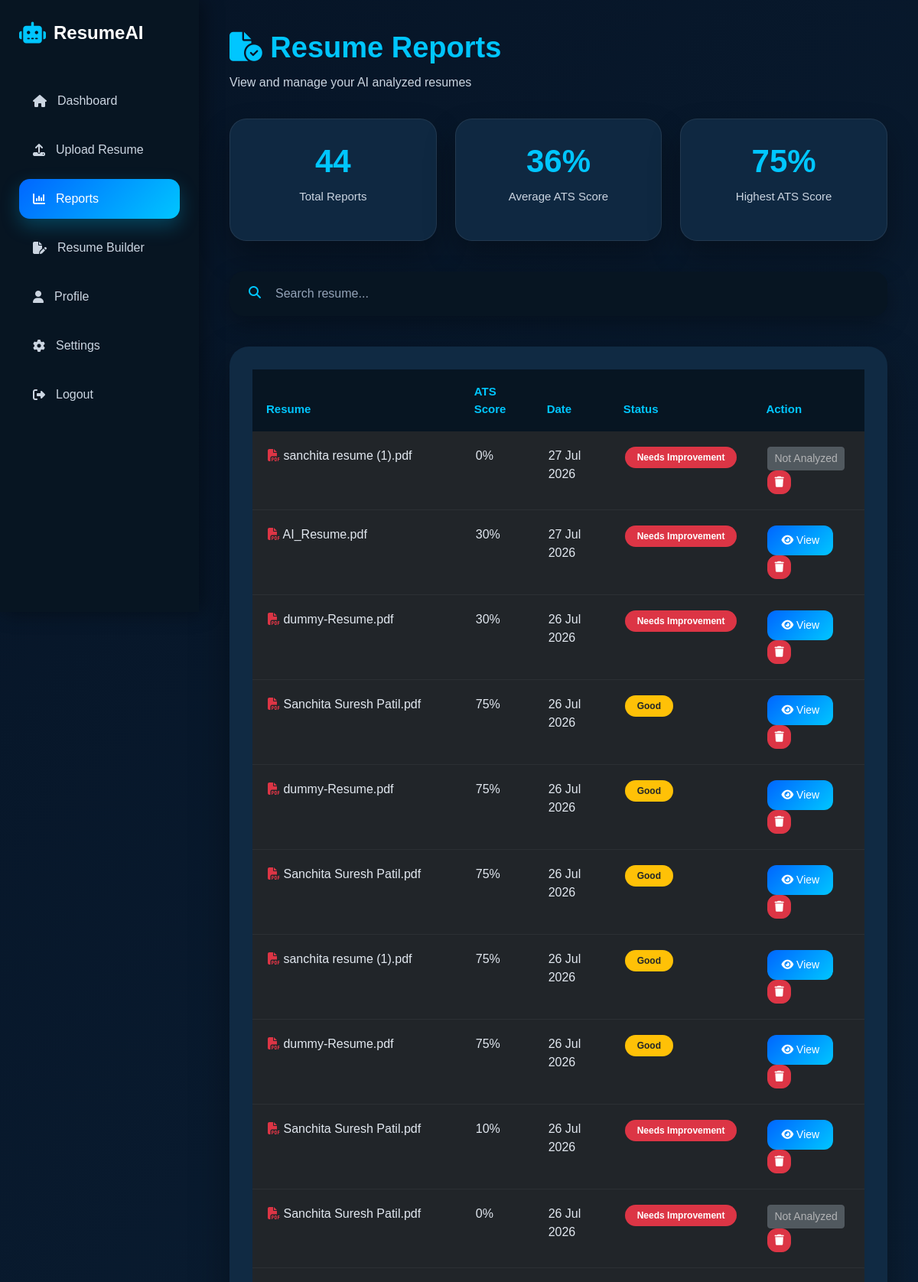
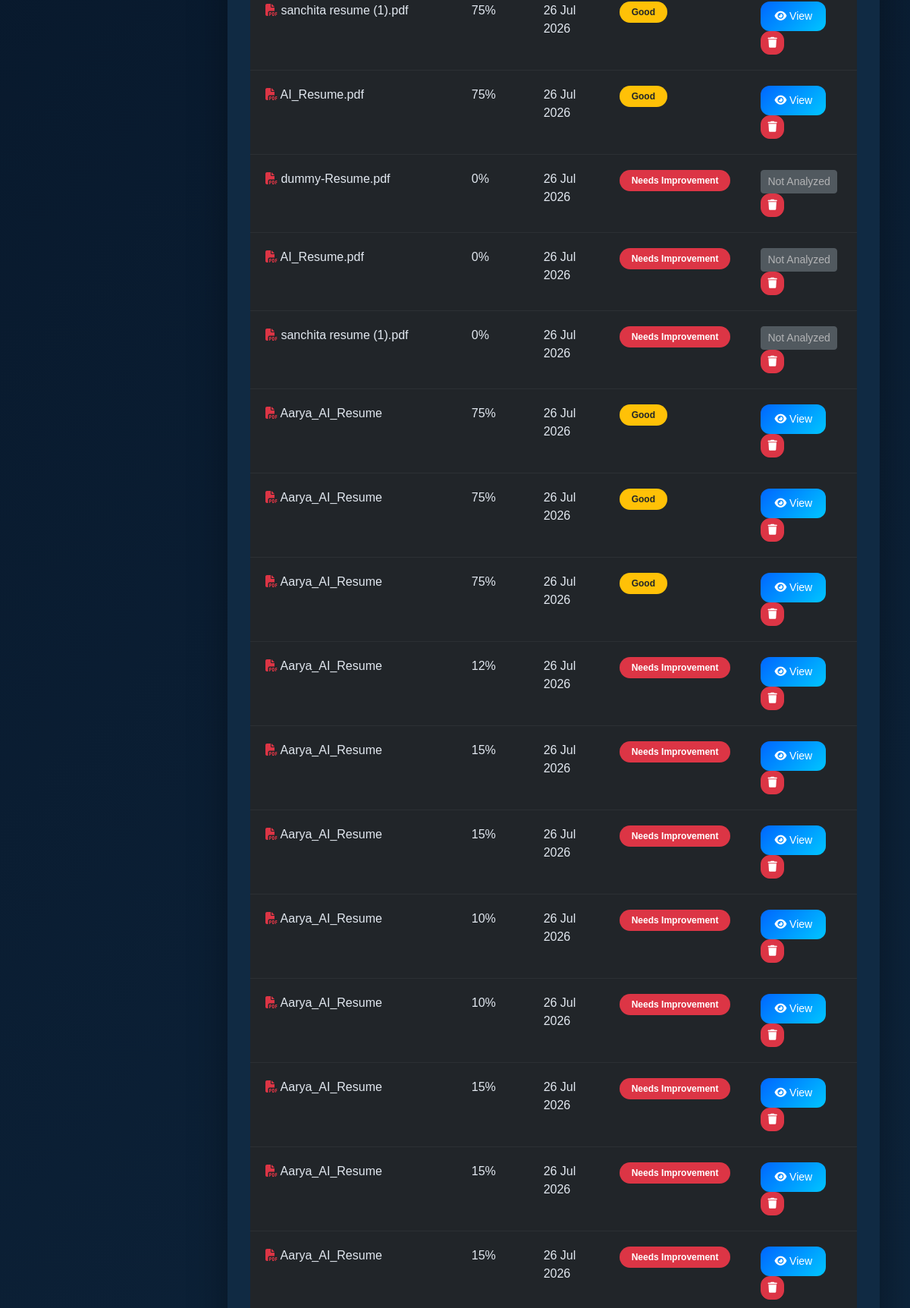
/reports.php (signed in, upper part), run on the app's committed database (2 pictures, top to bottom).
### tables this page shows
CREATE TABLE `resumes` (
  `id` int(11) NOT NULL,
  `user_id` int(11) NOT NULL,
  `resume_name` varchar(255) DEFAULT NULL,
  `resume_path` varchar(255) DEFAULT NULL,
  `resume_text` longtext DEFAULT NULL,
  `uploaded_at` timestamp NOT NULL DEFAULT current_timestamp(),
  `industry` varchar(100) DEFAULT NULL,
  `job_role` varchar(150) DEFAULT NULL,
  `analysis_mode` varchar(20) DEFAULT 'auto'
);

CREATE TABLE `resume_analysis` (
  `id` int(11) NOT NULL,
  `resume_id` int(11) NOT NULL,
  `ats_score` int(11) DEFAULT NULL,
  `strengths` text DEFAULT NULL,
  `weaknesses` text DEFAULT NULL,
  `missing_skills` text DEFAULT NULL,
  `suggestions` text DEFAULT NULL,
  `job_roles` text DEFAULT NULL,
  `interview_questions` text DEFAULT NULL,
  `improved_resume` longtext DEFAULT NULL,
  `created_at` timestamp NOT NULL DEFAULT current_timestamp()
);

### reports.php (the view, shortened to what this page needs)
<?php
require_once "config/db.php";
$user_id = $_SESSION['user_id'];
$totalReports = 0;
$q1 = mysqli_prepare(
    $conn,
    "
    SELECT COUNT(*) total
    FROM resumes
    WHERE user_id=?
    "
);
mysqli_stmt_bind_param($q1,"i",$user_id);
mysqli_stmt_execute($q1);
$r1=mysqli_stmt_get_result($q1);
if($row=mysqli_fetch_assoc($r1))
{
    $totalReports=$row['total'];
}
$averageATS=0;
$q2=mysqli_prepare(
$conn,
"
SELECT AVG(ra.ats_score) avgScore
FROM resume_analysis ra
INNER JOIN resumes r
ON ra.resume_id=r.id
WHERE r.user_id=?
"
);
mysqli_stmt_bind_param(
$q2,
"i",
$user_id
);
mysqli_stmt_execute($q2);
$r2=mysqli_stmt_get_result($q2);
if($row=mysqli_fetch_assoc($r2))
{
if($row['avgScore']!=NULL)
{
    $averageATS=round($row['avgScore']);
}
}
$highestATS=0;
$q3=mysqli_prepare(
$conn,
"
SELECT MAX(ra.ats_score) maxScore
FROM resume_analysis ra
INNER JOIN resumes r
ON ra.resume_id=r.id
WHERE r.user_id=?
"
);
mysqli_stmt_bind_param(
$q3,
"i",
$user_id
);
mysqli_stmt_execute($q3);
$r3=mysqli_stmt_get_result($q3);
if($row=mysqli_fetch_assoc($r3))
{
if($row['maxScore']!=NULL)
{
    $highestATS=$row['maxScore'];
}
}
$query=mysqli_prepare(
$conn,
"
SELECT
r.id AS resume_id,
r.resume_name,
r.uploaded_at,
ra.id AS analysis_id,
ra.ats_score
FROM resumes r
LEFT JOIN resume_analysis ra
ON r.id=ra.resume_id
WHERE r.user_id=?
ORDER BY r.id DESC
"
);
mysqli_stmt_bind_param(
$query,
"i",
$user_id
);
mysqli_stmt_execute($query);
$reports=mysqli_stmt_get_result($query);
?>
<!DOCTYPE html>
<html lang="en">
<head>
<link
href="https://cdn.jsdelivr.net/npm/bootstrap@5.3.3/dist/css/bootstrap.min.css"
rel="stylesheet">
<link
rel="stylesheet"
href="https://cdnjs.cloudflare.com/ajax/libs/font-awesome/6.6.0/css/all.min.css">
<link
rel="stylesheet"
href="assets/css/reports.css">
</head>
<body>
<div class="sidebar">
<div class="logo">
<i class="fa-solid fa-robot"></i>
<span>
ResumeAI
</span>
</div>
<ul>
<li>
<a href="dashboard.php">
<i class="fa-solid fa-house"></i>
Dashboard
</a>
</li>
<li>
<a href="upload.php">
<i class="fa-solid fa-upload"></i>
Upload Resume
</a>
</li>
<li class="active">
<a href="reports.php">
<i class="fa-solid fa-chart-column"></i>
Reports
</a>
</li>
<li>
<a href="resume_builder.php">
<i class="fa-solid fa-file-pen"></i>
Resume Builder
</a>
</li>
<li>
<a href="profile.php">
<i class="fa-solid fa-user"></i>
Profile
</a>
</li>
<li>
<a href="settings.php">
<i class="fa-solid fa-gear"></i>
Settings
</a>
</li>
<li>
<a href="auth/logout.php">
<i class="fa-solid fa-right-from-bracket"></i>
Logout
</a>
</li>
</ul>
</div>
<div class="main">
<div class="page-title">
<h2>
<i class="fa-solid fa-file-circle-check"></i>
Resume Reports
</h2>
<p>
View and manage your AI analyzed resumes
</p>
</div>
<div class="row g-4 mb-4">
<div class="col-md-4">
<div class="stat-card">
<h3>
<?php echo $totalReports; ?>
</h3>
<p>
Total Reports
</p>
</div>
</div>
<div class="col-md-4">
<div class="stat-card">
<h3>
<?php echo $averageATS; ?>%
</h3>
<p>
Average ATS Score
</p>
</div>
</div>
<div class="col-md-4">
<div class="stat-card">
<h3>
<?php echo $highestATS; ?>%
</h3>
<p>
Highest ATS Score
</p>
</div>
</div>
</div>
<div class="search-box">
<i class="fa-solid fa-search"></i>
<input
type="text"
id="searchInput"
placeholder="Search resume...">
</div>
<div class="table-card">
<table class="table table-dark table-hover">
<thead>
<tr>
<th>
Resume
</th>
<th>
ATS Score
</th>
<th>
Date
</th>
<th>
Status
</th>
<th>
Action
</th>
</tr>
</thead>
<tbody id="reportTable">
<?php
if(mysqli_num_rows($reports)>0)
{
while($row=mysqli_fetch_assoc($reports))
{
$score=$row['ats_score'] ?? 0;
?>
<tr>
<td>
<i class="fa-solid fa-file-pdf text-danger"></i>
<?php echo htmlspecialchars($row['resume_name']); ?>
</td>
<td>
<?php echo $score; ?>%
</td>
<td>
<?php
echo date(
"d M Y",
strtotime($row['uploaded_at'])
);
?>
</td>
<td>
<?php
if($score>=80)
{
echo '<span class="badge bg-success">
Excellent
</span>';
}
elseif($score>=60)
{
echo '<span class="badge bg-warning text-dark">
Good
</span>';
}
else
{
echo '<span class="badge bg-danger">
Needs Improvement
</span>';
}
?>
</td>
<td>
<?php if($row['analysis_id']){ ?>
<a
href="result.php?resume_id=<?php echo $row['analysis_id']; ?>"
class="btn btn-primary btn-sm">
<i class="fa-solid fa-eye"></i>
View
</a>
<?php } else { ?>
<button class="btn btn-secondary btn-sm" disabled>
Not Analyzed
</button>
<?php } ?>
<a
href="delete_reports.php?id=<?php echo $row['resume_id']; ?>"
class="btn btn-danger btn-sm">
<i class="fa-solid fa-trash"></i>
</a>
</td>
</tr>
<?php
}
}
?>
</tbody>
</table>
</div>
</div>
</body>
</html>

### assets/css/reports.css (style rules this page uses)
* { margin:0; padding:0; box-sizing:border-box; font-family:'Poppins',sans-serif; }
body { background: linear-gradient( 135deg, #061426, #102a43 ); color:white; min-height:100vh; }
.sidebar { position:fixed; left:0; top:0; width:260px; height:100vh; background:#071522; padding:25px; box-shadow: 5px 0 25px rgba(0,0,0,.4); z-index:1000; }
.logo { font-size:24px; font-weight:700; color:white; margin-bottom:45px; display:flex; align-items:center; gap:10px; }
.logo i { color:#00c6ff; font-size:28px; }
.sidebar ul { list-style:none; padding:0; }
.sidebar ul li { margin-bottom:12px; }
.sidebar ul li a { display:flex; align-items:center; gap:14px; padding:14px 18px; color:#cbd5e1; text-decoration:none; border-radius:14px; transition:.3s; }
.sidebar ul li a:hover, .sidebar ul li.active a { background: linear-gradient( 135deg, #0066ff, #00c6ff ); color:white; box-shadow: 0 10px 25px rgba(0,198,255,.25); }
.main { margin-left:260px; padding:40px; }
.page-title { margin-bottom:35px; }
.page-title h2 { font-size:38px; font-weight:700; color:#00c6ff; }
.page-title p { margin-top:10px; color:#cbd5e1; font-size:16px; }
.stat-card { background: rgba(16,42,67,.95); border-radius:22px; padding:30px; text-align:center; border: 1px solid rgba(255,255,255,.08); box-shadow: 0 20px 40px rgba(0,0,0,.3); transition:.35s; }
.stat-card h3 { font-size:42px; color:#00c6ff; font-weight:700; }
.stat-card p { margin-top:10px; color:#cbd5e1; font-size:15px; }
.search-box { position:relative; margin:40px 0; }
.search-box input { width:100%; padding:17px 25px 17px 60px; border:none; outline:none; border-radius:18px; background:#071522; color:white; font-size:16px; box-shadow: 0 10px 30px rgba(0,0,0,.3); }
.search-box input::placeholder { color:#94a3b8; }
.search-box i { position:absolute; left:25px; top:19px; color:#00c6ff; }
.table-card { background:#102a43; border-radius:25px; padding:30px; box-shadow: 0 20px 50px rgba(0,0,0,.35); overflow:hidden; }
.table { margin:0; }
.table thead th { background:#071522; color:#00c6ff; border:none; padding:18px; font-size:15px; }
.table tbody td { padding:20px; color:#e2e8f0; border-color: rgba(255,255,255,.05); }
.table tbody tr { transition:.3s; }
.badge { padding:8px 16px; border-radius:20px; font-size:12px; }
.btn-primary { border:none; border-radius:12px; padding:9px 18px; background: linear-gradient( 135deg, #0066ff, #00c6ff ); transition:.3s; }
.btn-danger { border-radius:12px; }

### data on the page
resumes: resume_name "sanchita resume (1).pdf", score "0", uploaded_at "27 Jul 2026", shows "Needs Improvement", shows "Not Analyzed"
resume_analysis: resumes.resume_name "AI_Resume.pdf", ats_score "30", resumes.uploaded_at "27 Jul 2026", shows "Needs Improvement"
resume_analysis: resumes.resume_name "dummy-Resume.pdf", ats_score "30", resumes.uploaded_at "26 Jul 2026", shows "Needs Improvement"
resume_analysis: resumes.resume_name "Sanchita Suresh Patil.pdf", ats_score "75", resumes.uploaded_at "26 Jul 2026", shows "Good"
resume_analysis: resumes.resume_name "dummy-Resume.pdf", ats_score "75", resumes.uploaded_at "26 Jul 2026", shows "Good"
resume_analysis: resumes.resume_name "Sanchita Suresh Patil.pdf", ats_score "75", resumes.uploaded_at "26 Jul 2026", shows "Good"
resume_analysis: resumes.resume_name "sanchita resume (1).pdf", ats_score "75", resumes.uploaded_at "26 Jul 2026", shows "Good"
resume_analysis: resumes.resume_name "dummy-Resume.pdf", ats_score "75", resumes.uploaded_at "26 Jul 2026", shows "Good"
resume_analysis: resumes.resume_name "Sanchita Suresh Patil.pdf", ats_score "10", resumes.uploaded_at "26 Jul 2026", shows "Needs Improvement"
resumes: resume_name "Sanchita Suresh Patil.pdf", score "0", uploaded_at "26 Jul 2026", shows "Needs Improvement", shows "Not Analyzed"
resume_analysis: resumes.resume_name "sanchita resume (1).pdf", ats_score "75", resumes.uploaded_at "26 Jul 2026", shows "Good"
resume_analysis: resumes.resume_name "AI_Resume.pdf", ats_score "75", resumes.uploaded_at "26 Jul 2026", shows "Good"
resumes: resume_name "dummy-Resume.pdf", score "0", uploaded_at "26 Jul 2026", shows "Needs Improvement", shows "Not Analyzed"
resumes: resume_name "AI_Resume.pdf", score "0", uploaded_at "26 Jul 2026", shows "Needs Improvement", shows "Not Analyzed"
resumes: resume_name "sanchita resume (1).pdf", score "0", uploaded_at "26 Jul 2026", shows "Needs Improvement", shows "Not Analyzed"
resume_analysis: resumes.resume_name "Aarya_AI_Resume", ats_score "75", resumes.uploaded_at "26 Jul 2026", shows "Good"
resume_analysis: resumes.resume_name "Aarya_AI_Resume", ats_score "75", resumes.uploaded_at "26 Jul 2026", shows "Good"
resume_analysis: resumes.resume_name "Aarya_AI_Resume", ats_score "75", resumes.uploaded_at "26 Jul 2026", shows "Good"
resume_analysis: resumes.resume_name "Aarya_AI_Resume", ats_score "12", resumes.uploaded_at "26 Jul 2026", shows "Needs Improvement"
resume_analysis: resumes.resume_name "Aarya_AI_Resume", ats_score "15", resumes.uploaded_at "26 Jul 2026", shows "Needs Improvement"
resume_analysis: resumes.resume_name "Aarya_AI_Resume", ats_score "15", resumes.uploaded_at "26 Jul 2026", shows "Needs Improvement"
resume_analysis: resumes.resume_name "Aarya_AI_Resume", ats_score "10", resumes.uploaded_at "26 Jul 2026", shows "Needs Improvement"
resume_analysis: resumes.resume_name "Aarya_AI_Resume", ats_score "10", resumes.uploaded_at "26 Jul 2026", shows "Needs Improvement"
resume_analysis: resumes.resume_name "Aarya_AI_Resume", ats_score "15", resumes.uploaded_at "26 Jul 2026", shows "Needs Improvement"
resume_analysis: resumes.resume_name "Aarya_AI_Resume", ats_score "15", resumes.uploaded_at "26 Jul 2026", shows "Needs Improvement"
resume_analysis: resumes.resume_name "Aarya_AI_Resume", ats_score "15", resumes.uploaded_at "26 Jul 2026", shows "Needs Improvement"

### other printed values
$totalReports "44"
$averageATS "36"
$highestATS "75"
